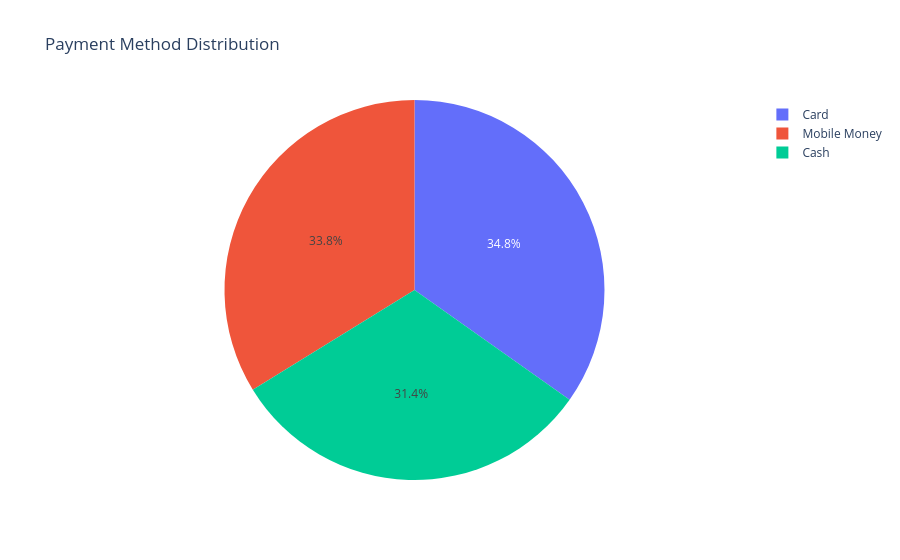

The notebook cell saved with this chart:
### Code cell
fig = px.pie(
    payment_counts,
    names="Payment_Method",
    values="Transactions",
    title="Payment Method Distribution"
)

fig.show()

### Figure 1 — Plotly figure (JSON) as saved in the notebook; plotly's stock layout.template omitted (floating-point values rounded to 4 significant figures)
{"data": [{"domain": {"x": [0, 1], "y": [0, 1]}, "hovertemplate": "Payment_Method=%{label}<br>Transactions=%{value}<extra></extra>", "labels": ["Card", "Mobile Money", "Cash"], "legendgroup": "", "name": "", "showlegend": true, "type": "pie", "values": [174, 169, 157]}], "layout": {"legend": {"tracegroupgap": 0}, "title": {"text": "Payment Method Distribution"}}}
